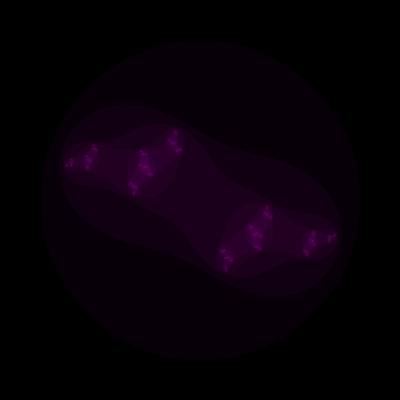
Frame 1 (no input)
Frame 60 (no input): identical to frame 1, image omitted
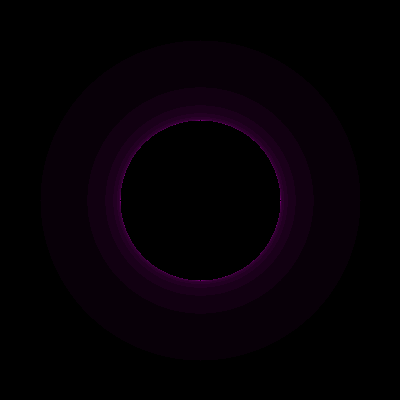
Frame 120 (the mouse pressed at the canvas centre since frame 60)

The p5.js sketch that drew these frames (run headless with seeded random() and noise() and a simulated clock; from frame 60 on, the mouse is pressed at the canvas centre):

// p5.js sketch
// ── sketch.js
let minVal = -2.5;
let maxVal = 2.5;
let angle = 0;

function setup() {
  createCanvas(400, 400);
  pixelDensity(1);
}

function draw() {
  let ca = map(mouseX, 0, width, -1,1);
  let cb = map(mouseY, 0, height, -1,1);
  // let ca =cos(angle*1.1); sin(angle);
  // let cb = sin(angle);
  angle+= 0.03;
  let maxiterations = 30;
  loadPixels();
  for (let x = 0; x < width; x++) {
    for (let y = 0; y < height; y++) {
      let a = map(x, 0, width, minVal, maxVal);
      let b = map(y, 0, height, minVal, maxVal);
      let count = 0;
      while (count < maxiterations) {
        let aa = a * a;
        let bb = b * b;
        if (aa + bb> 4) {
          break;
        }
        let twoab = 2.0 * a * b;
        a = aa - bb +ca;
        b = twoab +cb;
        count++;
      }
      let bright = map(count, 0, maxiterations, 0, 255);
      if (count == maxiterations) {
        bright = 0;
      }
      let pixel = (x + y * width) * 4;
      pixels[pixel] = bright;
      pixels[pixel + 1] = 0;
      pixels[pixel + 2] = bright;
      pixels[pixel + 3] = 255;
    }
  }
  updatePixels();
}
